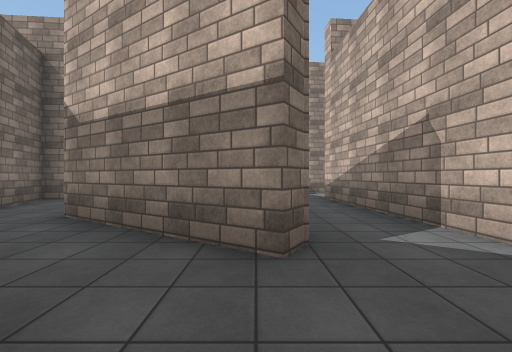
view 1 (above)

24 first-person views from a walk through a Unity game level. The camera is 1.3 m above the floor, looks level and sees 90° across. The floor is counted in squares, 2 m on a side. Each view is taken from the middle of a square. On the plan, view 1 faces up. The plan holds only what a view shows up to about 9 squares ahead; the rest is blank. The place goes on beyond the plan. Some surface patterns are stand-ins.

view 2
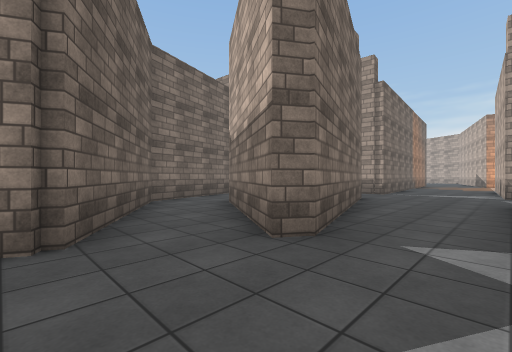

view 3
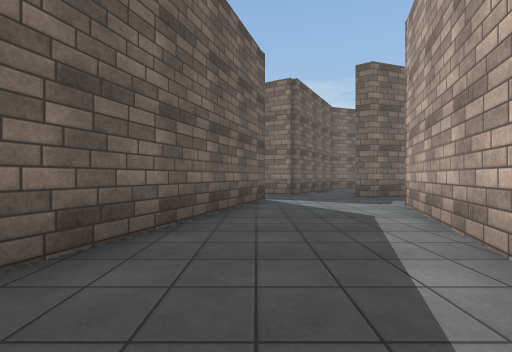

view 4
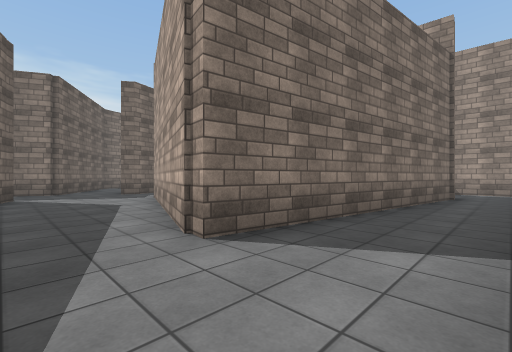

view 5
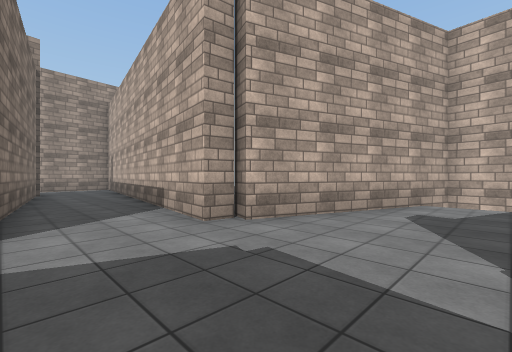

view 6
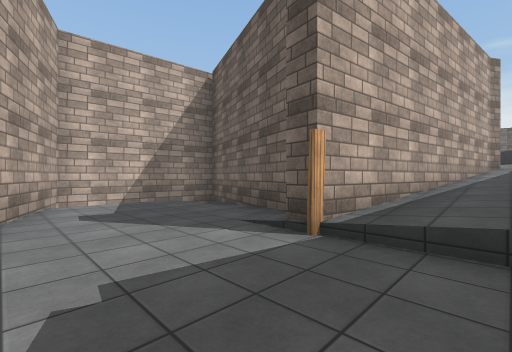

view 7
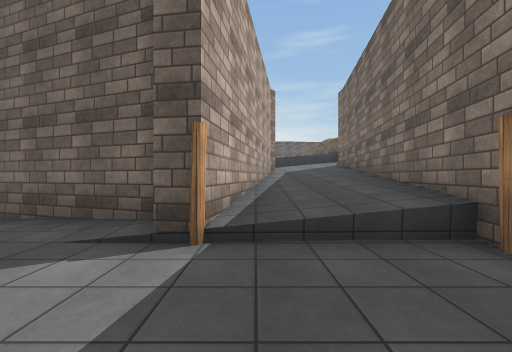

view 8
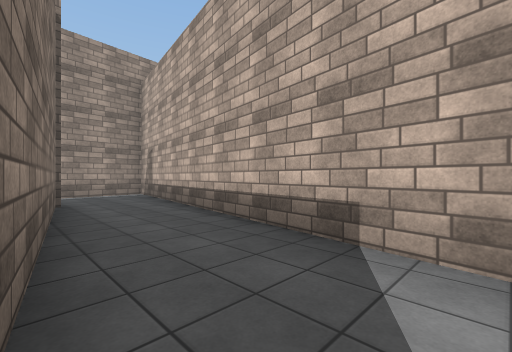

view 9
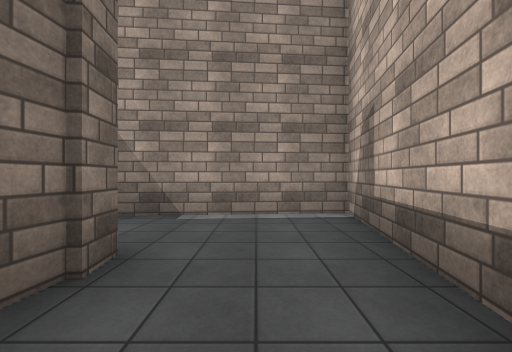

view 10
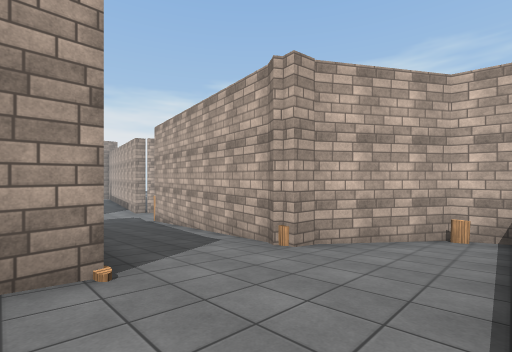

view 11
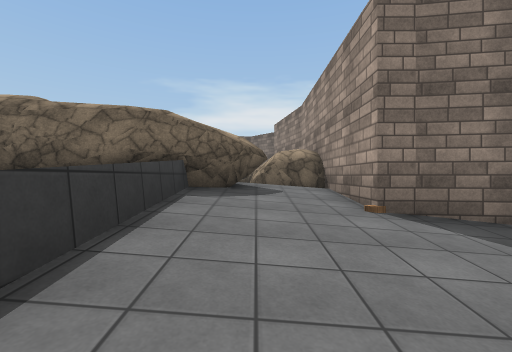

view 12
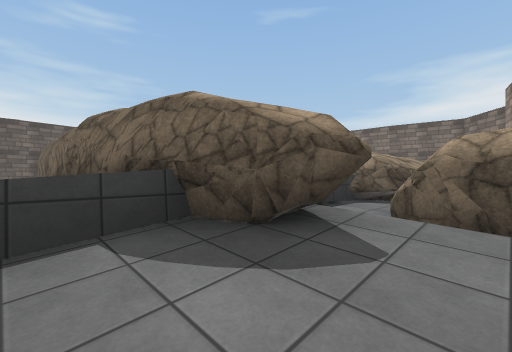

view 13
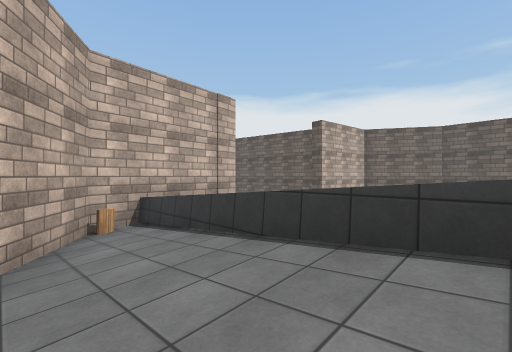

view 14
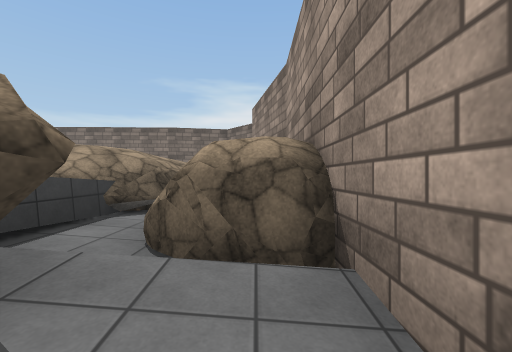

view 15
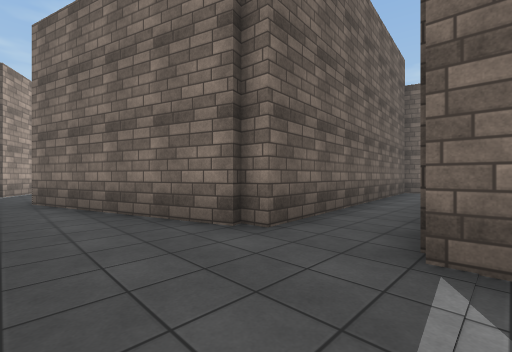

view 16
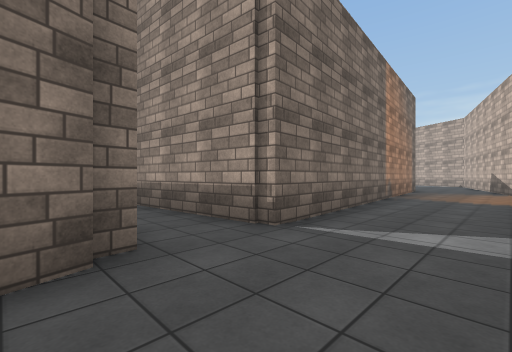

view 17
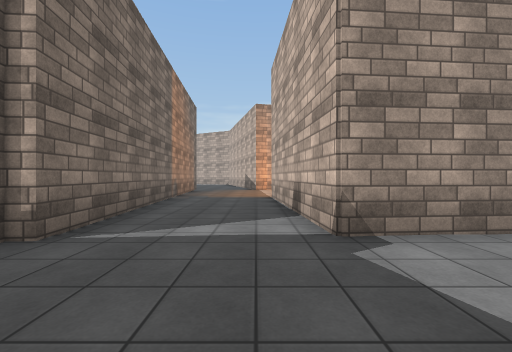

view 18
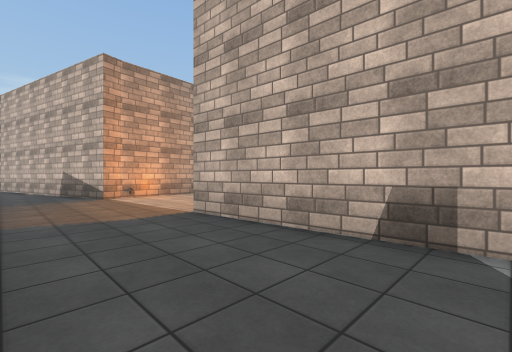

view 19
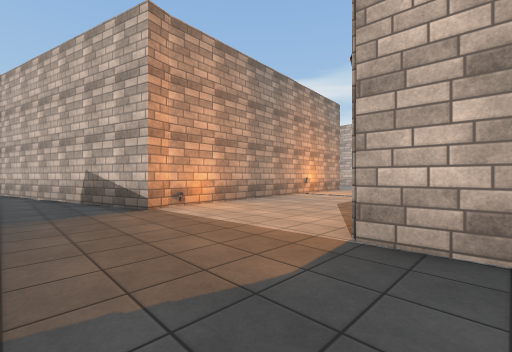

view 20
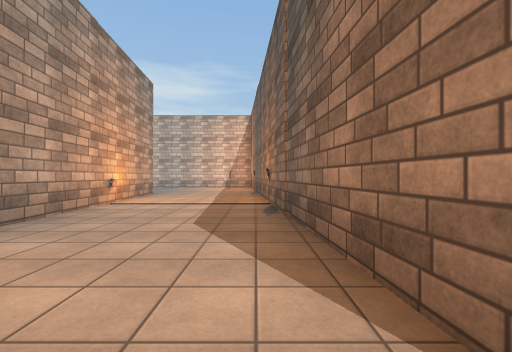

view 21
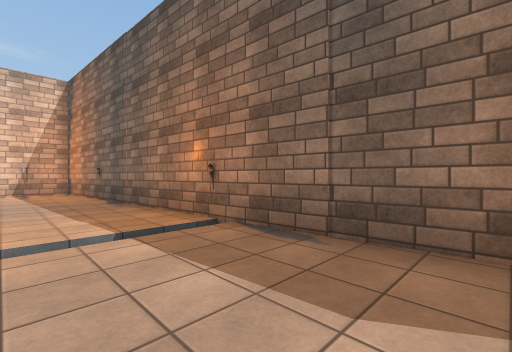

view 22
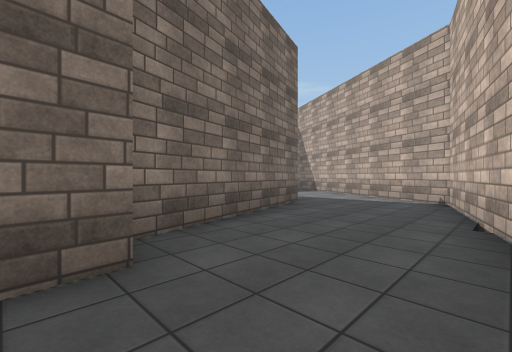

view 23
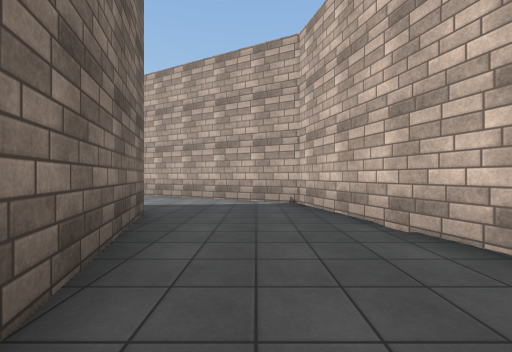

view 24
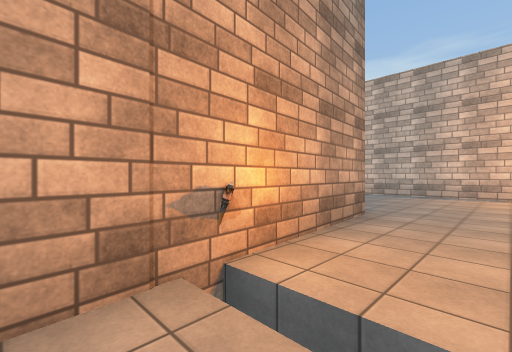

### Floor plan
Key: @ floor where view 1 was taken; # wall or solid block; . main floor; : floor 2.5 m higher than the main floor; + floor 2.75 m higher than the main floor; / step, stairs or slope; ^ raised ledge; v drop or lower ground; R rock; T torch; O other object.
Columns run from 9 left of view 1 to 15 right of it. Each row starts with its distance up from view 1.
 29    ###
 28     .##
 27     ..###
 26     ....##
 25      ....#
 24      #...#
 23      #...##
 22      #....#             #
 21      ##...#           ..#
 20       #...##########....#
 19       ##..#O....T.......#
 18        #........v.......#
 17        #........v.......#
 16        #........O########
 15        #...#####
 14        #...#
 13        #...#
 12        #...#
 11        #...#     #####
 10     ####...###   ....#
  9     .........    ....#
  8 .....####...     #...#
  7 ######  #...#    #..##
  6    #..  # ..#    #..#
  5    #..   #..#    #..#
  4     #.####..#    #..#
  3     #...##..#    #..#
  2     ##......######..#
  1       ##.......##...#
  0        ##@..........###
 -1          .#...........##
 -2           ####..........#
 -3              ###........#
 -4                #///#....#
 -5                #///###//#
 -6                #///#  ###
 -7                #//##
 -8                #//#
 -9               ##//#
-10               #///#
-11            R###///#
-12            RR//////##
-13          # RR#//////##
-14          ^^^^#+:^^^^^#
-15           ^   ^^     ^
-16              R^      #
-17               R      ^

Positions as (right, up) in squares from view 1, and headings:
1: (0, 0), facing up
2: (2, 0), facing up-left
3: (8, -1), facing left
4: (10, -1), facing up-left
5: (8, -3), facing up-right
6: (8, -1), facing down-right
7: (9, -1), facing down
8: (8, 1), facing up-right
9: (10, 6), facing up
10: (5, -14), facing up-right
11: (9, -13), facing left
12: (6, -12), facing down-left
13: (6, -12), facing down-right
14: (5, -12), facing left
15: (1, 10), facing down-left
16: (1, 7), facing up-left
17: (1, 7), facing up
18: (-1, 11), facing up-right
19: (-1, 14), facing up-right
20: (1, 16), facing right
21: (4, 18), facing down-right
22: (0, 19), facing up-left
23: (-2, 20), facing up
24: (6, 18), facing up-right
